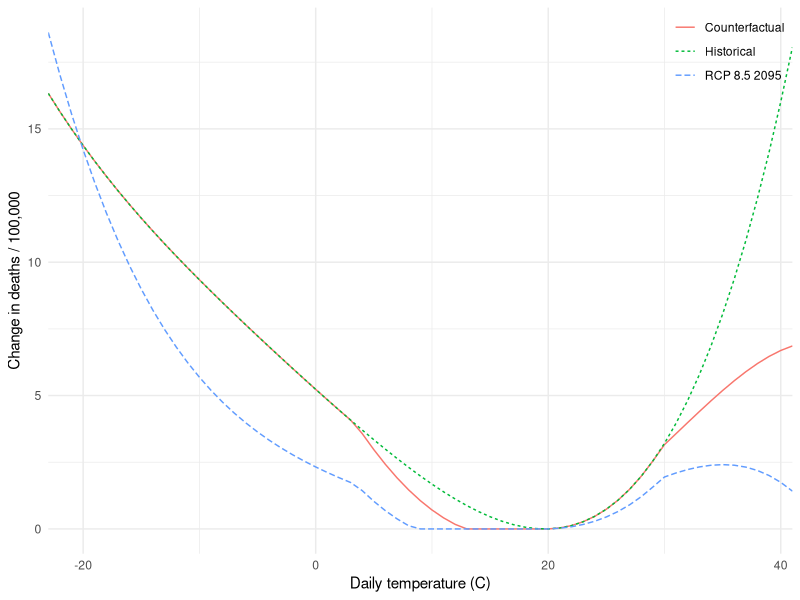

This figure's R source:
library(ggplot2)
library(mvtnorm)

do.clipping <- T
region = 'USA.27.1625'

if (region == 'india') {
    climtas0 <- 25.743467442791619
    loggdppc0 <- 8.0072716568734776
    climtas1 <- 29.533672020543936
    loggdppc1 <- 9.5337815088315914
} else if (region == 'chicago') {
    climtas0 <- 10.69911999868895
    loggdppc0 <- 10.976412876992653
    climtas1 <- 14.856286905048741
    loggdppc1 <- 11.601797621813535
} else if (region == 'USA.10.367') {
    climtas0 <- 24.98685267495889
    loggdppc0 <- 10.71664352189571
    climtas1 <- 27.381088673907037
    loggdppc1 <- 11.331317614833411
} else if (region == 'ETH.8.39.Rce1a51acb321322b') {
    climtas0 <- 17.024671350250433
    loggdppc0 <- 6.8203388118575372
    climtas1 <- 20.24106996072404
    loggdppc1 <- 8.929062644792884
} else if (region == 'AUS.11.1392') {
    climtas0 <- 28.870636687834644
    loggdppc0 <- 10.415717033929447
    climtas1 <- 31.758403234849148
    loggdppc1 <- 11.073917923800922
} else if (region == 'AGO.11.94') {
    climtas0 <- 25.30318678946287
    loggdppc0 <- 8.9125183548779905
    climtas1 <- 27.853115628738252
    loggdppc1 <- 9.5003513061209262
} else if (region == 'OMN.8') {
    climtas0 <- 27.056305161390981
    loggdppc0 <- 10.268814628039628
    climtas1 <- 30.311526744901556
    loggdppc1 <- 10.839057671756249
} else if (region == 'ARE.1') {
    climtas0 <- 27.770774678467525
    loggdppc0 <- 10.510277794127644
    climtas1 <- 31.333509459811335
    loggdppc1 <- 10.921264957500616
} else if (region == 'USA.27.1625') {
    climtas0 <- 8.1895056132779356
    loggdppc0 <- 10.586498743182688
    climtas1 <- 12.242089761375349
    loggdppc1 <- 11.201172836120389
}

csvv <- read.csv("Agespec_interaction_GMFD_POLY-4_TINV_CYA_NW_w1.csv", header=F)
csvv <- csvv[, 25:36]

get.gamma <- function(gammas, pred, covar) gammas[csvv[1,] == pred & csvv[2,] == covar]

get.curve <- function(TT, gammas, climtas, loggdppc) {
    beta1 <- get.gamma(gammas, 'tas', '1') + get.gamma(gammas, 'tas', 'climtas') * climtas + get.gamma(gammas, 'tas', 'loggdppc') * loggdppc
    beta2 <- get.gamma(gammas, 'tas2', '1') + get.gamma(gammas, 'tas2', 'climtas') * climtas + get.gamma(gammas, 'tas2', 'loggdppc') * loggdppc
    beta3 <- get.gamma(gammas, 'tas3', '1') + get.gamma(gammas, 'tas3', 'climtas') * climtas + get.gamma(gammas, 'tas3', 'loggdppc') * loggdppc
    beta4 <- get.gamma(gammas, 'tas4', '1') + get.gamma(gammas, 'tas4', 'climtas') * climtas + get.gamma(gammas, 'tas4', 'loggdppc') * loggdppc

    beta1 * TT + beta2 * TT^2 + beta3 * TT^3 + beta4 * TT^4
}

get.curvedf <- function(name, gammas, histall=F, histtemp=F) {
    TT <- seq(-23, 41, by=1)

    if (do.clipping) {
        yy0 <- get.curve(TT, gammas, climtas0, loggdppc0)
        ii.min <- which.min(yy0[TT >= 10 & TT <= 25]) + which(TT == 10) - 1

        if (histall)
            return(data.frame(name, TT, yy=pmax(yy0 - yy0[ii.min], 0)))

        if (histtemp)
            yy1 <- get.curve(TT, gammas, climtas0, loggdppc1)
        else
            yy1 <- get.curve(TT, gammas, climtas1, loggdppc1)
        yy1 <- yy1 - yy1[ii.min]

        if (histtemp)
            yyg <- get.curve(TT, gammas, climtas0, loggdppc0)
        else
            yyg <- get.curve(TT, gammas, climtas1, loggdppc0)
        yyg <- yyg - yyg[ii.min]

        data.frame(name, TT, yy=pmax(pmin(yy1, yyg), 0)) # Good money and clipping
    } else {
        if (histtemp)
            yy1 <- get.curve(TT, gammas, climtas0, loggdppc1)
        else
            yy1 <- get.curve(TT, gammas, climtas1, loggdppc1)
        data.frame(name, TT, yy=yy1 - yy1[TT == 20])
    }
}

meddf <- get.curvedf('RCP 8.5 2095', sapply(csvv[3,], function(x) as.numeric(as.character(x))))
meddf0 <- get.curvedf('Counterfactual', sapply(csvv[3,], function(x) as.numeric(as.character(x))), histtemp=T)
meddf00 <- get.curvedf('Historical', sapply(csvv[3,], function(x) as.numeric(as.character(x))), histall=T)

ggplot(rbind(meddf, meddf0, meddf00), aes(TT, yy, colour=name, linetype=name)) +
    geom_line() + theme_minimal() +
    ylab("Change in deaths / 100,000") +
    scale_x_continuous(expand=c(0, 0)) + xlab("Daily temperature (C)") +
    scale_colour_discrete(name=NULL) +
    scale_linetype_discrete(name=NULL) +
    theme(legend.justification=c(1,1), legend.position=c(1,1))
